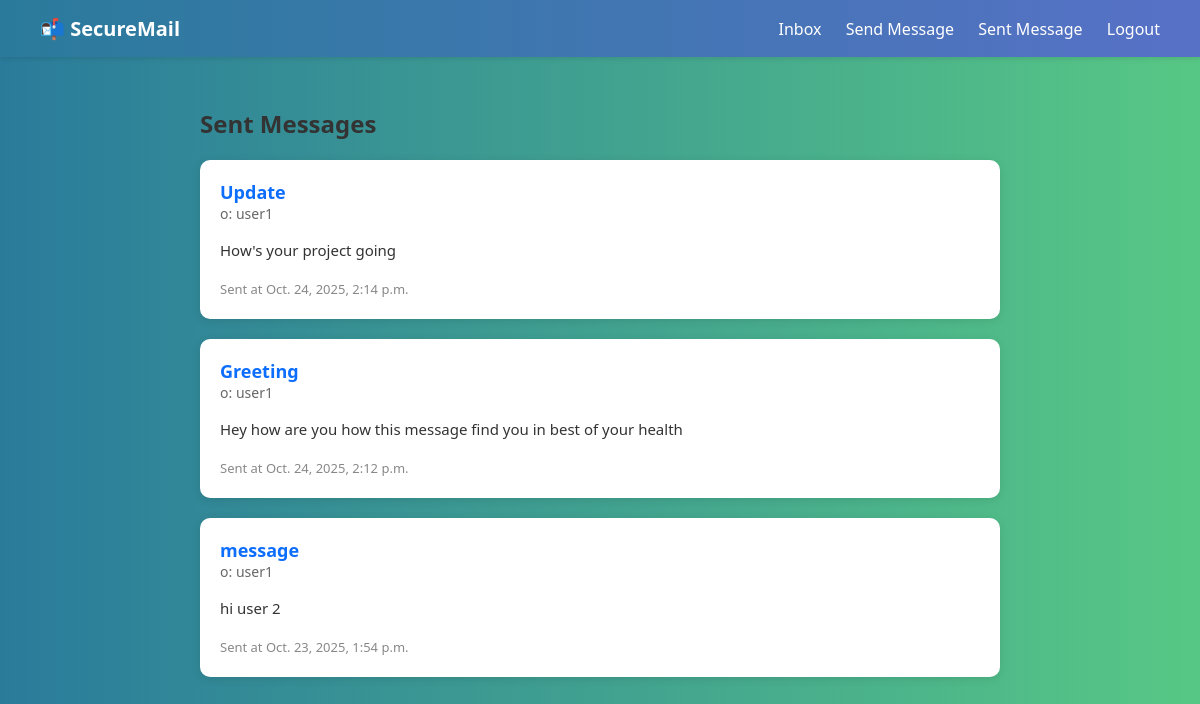
/sent/ (signed in), run on the app's committed database.
### mailer/models.py (models this page shows, shortened)
class Message(models.Model):
    sender = models.ForeignKey(User, related_name='sent_messages', on_delete=models.CASCADE)
    receiver = models.ForeignKey(User, related_name='received_messages', on_delete=models.CASCADE)
    subject = models.CharField(max_length=200)
    body = models.TextField()
    created_at = models.DateTimeField(auto_now_add=True)

### mailer/views.py (the view)
# urls.py: path('sent/', mail_views.sent_messages, name='sent_messages'),  # 👈 new
@login_required
def sent_messages(request):
    messages = Message.objects.filter(sender=request.user).order_by('-created_at')
    return render(request, 'mailer/sent_messages.html', {'messages': messages})

### mailer/templates/mailer/sent_messages.html (shortened to what this page needs)
<!DOCTYPE html>
<html lang="en">
<head>
</head>
<body>
  <div class="navbar">
    <h1>📬 SecureMail</h1>
    <div>
      <a href="{% url 'inbox' %}">Inbox</a>
      <a href="{% url 'send_message' %}">Send Message</a>
      <a href="{% url 'sent_messages' %}">Sent Message</a>
      <a href="{% url 'logout' %}">Logout</a>
    </div>
  </div>
  <div class="container">
    <h2>Sent Messages</h2>
    {% for msg in messages %}
      <div class="message">
        <div class="subject">{{ msg.subject }}</div>
        <div class="to">o: {{ msg.sender.username }}</div>
        <p class="body">{{ msg.body }}</p>
        <small>Sent at {{ msg.created_at }}</small>
      </div>
    {% empty %}
      <p>You haven’t sent any messages yet.</p>
    {% endfor %}
  </div>
</body>
</html>

### mailer/templates/mailer/sent_messages.html (style rules this page uses)
body { font-family: "Segoe UI", Roboto, Arial, sans-serif; background: #2A7B9B; background: linear-gradient(90deg,rgba(42, 123, 155, 1) 0%, rgba(87, 199, 133, 1) 99%); margin: 0; padding: 0; color: #333; }
.navbar { background: #2A7B9B; background: linear-gradient(90deg,rgba(42, 123, 155, 1) 0%, rgba(87, 113, 199, 1) 99%); color: white; padding: 15px 40px; display: flex; justify-content: space-between; align-items: center; box-shadow: 0 2px 5px rgba(0, 0, 0, 0.1); }
.navbar h1 { font-size: 20px; margin: 0; font-weight: 600; }
.navbar a { color: white; text-decoration: none; margin-left: 20px; font-weight: 500; transition: 0.3s; }
.container { max-width: 800px; margin: 50px auto; padding: 0 20px; }
.message { background: white; border-radius: 10px; box-shadow: 0 2px 10px rgba(0, 0, 0, 0.1); padding: 20px; margin-bottom: 20px; transition: transform 0.2s ease; }
.subject { font-weight: 600; color: #0d6efd; font-size: 18px; }
.to { color: #666; font-size: 14px; margin-bottom: 10px; }
.body { font-size: 15px; line-height: 1.6; color: #333; }
small { color: #888; font-size: 13px; }

### data on the page
Message: subject "Update", sender.username "user1", body "How's your project going", created_at "Oct. 24, 2025, 2:14 p.m."
Message: subject "Greeting", sender.username "user1", body "Hey how are you how this message find you in best of your health", created_at "Oct. 24, 2025, 2:12 p.m."
Message: subject "message", sender.username "user1", body "hi user 2", created_at "Oct. 23, 2025, 1:54 p.m."
